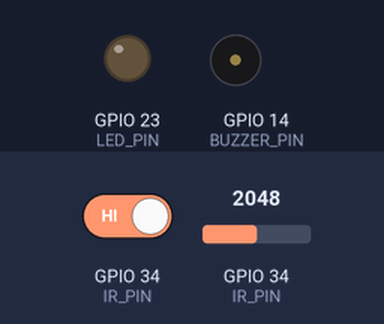
Bench run of a sketch on a simulated ESP32. On the bench: output pins drawn as LEDs (lit = HIGH), buzzer (waves = sounding, pin HIGH). The inputs (shaded band) are chosen by the test bench; at power-on: GPIO 34 (IR_PIN) HIGH, GPIO 34 (IR_PIN) = 2048. What the sketch prints to the serial monitor is not drawn.

Above: at 0.0 s.
At 2.3 s:
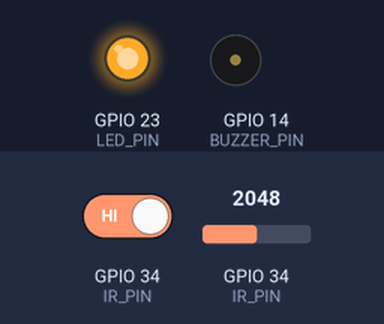
Timing chart, 0 to 4.0 s (numbered marks = the images above):
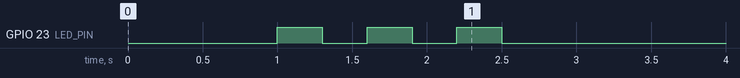

The sketch:

test.ino
```cpp
#define IR_PIN 34
#define LED_PIN 23
#define BUZZER_PIN 14

void setup() {
    Serial.begin(115200);
    delay(1000);
    pinMode(IR_PIN, INPUT);
    pinMode(LED_PIN, OUTPUT);
    pinMode(BUZZER_PIN, OUTPUT);
    digitalWrite(BUZZER_PIN, LOW);

    // LED self-test: should blink 3 times
    for (int i = 0; i < 3; i++) {
        digitalWrite(LED_PIN, HIGH); delay(300);
        digitalWrite(LED_PIN, LOW);  delay(300);
    }
    Serial.println("LED self-test done");
}

void loop() {
    int raw = digitalRead(IR_PIN);
    int analog = analogRead(IR_PIN);
    Serial.print("IR digital: ");
    Serial.print(raw);
    Serial.print("   analog: ");
    Serial.println(analog);

    digitalWrite(LED_PIN, raw == LOW ? HIGH : LOW);
    delay(300);
}
```
